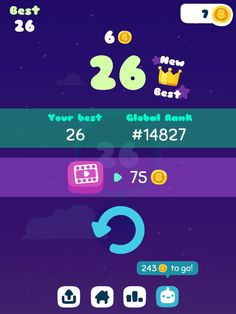
#> input picture lab1/input/test.jpg, 236 x 314 px
$ python lab1.py
#> lines starting #> are read from the running program, lines starting #| are printed output that depends on the picture; after the words box and inside, x2 and y2 are one past the last pixel; in counts of white or black regions, pixels touching at a corner belong together; long printed decimals are rounded
import matplotlib.patches as mpatches
from matplotlib import pyplot as plt
from scipy import ndimage as ndi
from skimage import io, color, feature, img_as_uint
from skimage.measure import label, regionprops
import os
import itertools

basedir = os.path.abspath(os.path.dirname(__file__))

INPUT_DIR = os.path.join(basedir, 'input')
OUTPUT_DIR = os.path.join(basedir, 'output')


def find_row(dict, name, th):
    # sort the input seq
    sorted_y = sorted(dict.items(), key=lambda x: x[1])
    input = []
    for k, v in sorted_y:
        input.append(v)

    res = []
    count = 0

    for i in range(0, len(input) - 1):

        # if two points coord difference is less than the threshold
        if abs(input[i] - input[i + 1]) < th:
            if input[i] not in res:
                res.append(input[i])
            res.append(input[i + 1])
            if i == (len(input) - 2):
                if len(res) > 1:
                    print("Следующие точки по оси " + str(name) + " лежат примерно на одной прямой:")
                    for el in res:
                        for k in dict.keys():
                            if dict[k] == el:
                                print("[" + str(k) + "] ", el)
                    count+=1
        else:
            if len(res) > 1:
                print("Следующие точки по оси " + str(name) + " лежат примерно на одной прямой:")
                for el in res:
                    for k in dict.keys():
                        if dict[k] == el:
                            print("[" + str(k) + "] ", el)
                count += 1
            res = []
    return count

if __name__ == '__main__':
    # input image as array of bytes
    input_image = io.imread(os.path.join(INPUT_DIR, 'test.jpg'))
#> input_image is the input picture: shape (314, 236, 3); mean R, G, B 67.6, 55.5, 124.5
    # input_image = io.imread(os.path.join(INPUT_DIR, 'phone.jpg'))

    # convert image from rgb to gray
    image_gray = color.rgb2gray(input_image)
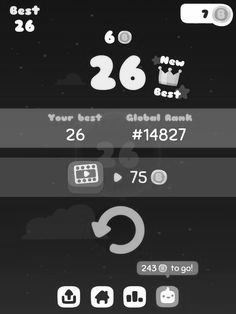
#> image_gray: shape (314, 236) float64; min 0.00396, max 1, mean 0.247

    # save the gray copy of image into a file
    io.imsave(os.path.join(OUTPUT_DIR, 'rgb2gray.jpg'), image_gray)

    # find edges using Canny algorithm
    # edges_canny = feature.canny(image_gray, sigma=2.9)  # for phone.jpg
    edges_canny = feature.canny(image_gray, sigma=5.2)  # for phone.jpg
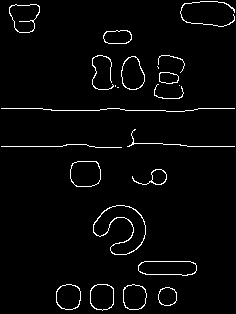
#> edges_canny: shape (314, 236) bool; 2.9% white in thin lines or dots

    # filled edges using mathematical morphology
    edges2 = ndi.binary_fill_holes(edges_canny)
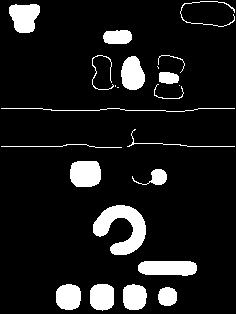
#> edges2: shape (314, 236) bool; 10.5% white; 23 white regions (4 under 20 px), largest, box (x1, y1, x2, y2) and area: (93, 205, 146, 255) 1390, (138, 261, 197, 276) 787, (70, 161, 101, 187) 723

    # saving iamge
    io.imsave(os.path.join(OUTPUT_DIR, 'canny.jpg'), img_as_uint(edges_canny))
    io.imsave(os.path.join(OUTPUT_DIR, 'detected.jpg'), img_as_uint(edges2))

    io.imshow(edges_canny)
    io.show()

    io.imshow(edges2)
    io.show()

    # segment an image with image labelling
    label_image = label(edges2)
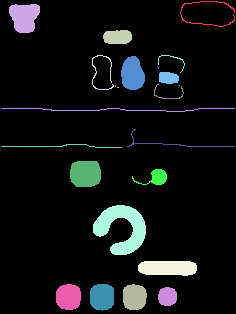
#> label_image: shape (314, 236) int32; 24 distinct labels, from 0 to 23; one colour per label, 0 black

    # create plot for result
    fig, ax = plt.subplots(figsize=(10, 6))
    ax.imshow(edges_canny, cmap=plt.cm.gray)
    ax.set_title('Detected Objects')

    control_points = []

    coord_y = {}
    coord_x = {}

    i = 1

    # find regions and center of each region after image labelling
    for region in regionprops(label_image):

        # take regions with large enough areas
        if region.area >= 150:
            # draw rectangle around segmented objects
            minr, minc, maxr, maxc = region.bbox
            rect = mpatches.Rectangle((minc, minr), maxc - minc, maxr - minr,
                                      fill=False, edgecolor='white', linewidth=2)

            ax.add_patch(rect)

            # find center points in segmented objects
            y0, x0 = region.centroid
            coord_y[i] = y0
            coord_x[i] = x0

            ax.plot(x0, y0, 'ws', markersize=6)
            ax.text(x0, y0, str(i), fontsize=12, color="red")
            control_points.append((x0, y0))

            print("[%s] x0: %s y0: %s" % (i, x0, y0,))
            i += 1
#> this loop made 23 passes
#> (minr, minc, maxr, maxc, y0, x0) on passes 2, 3, 6, 8, 13, 16, 17, 18, 19, 20, 21, 22: (4, 9, 33, 40, 16.65, 23.98), (30, 103, 44, 132, 36.66, 117.2), (56, 121, 90, 145, 73.53, 132.1), (72, 159, 84, 179, 77.49, 168), (108, 1, 112, 235, 109.2, 117.2), (161, 70, 187, 101, 173.3, 85.03), (169, 132, 185, 167, 177.1, 156.2), (205, 93, 255, 146, 227.6, 121.6), (261, 138, 276, 197, 267.6, 167.4), (284, 56, 310, 81, 296.5, 68.07), (284, 90, 311, 114, 296.5, 101.6), (284, 123, 310, 147, 296.7, 134.1)
#| [1] x0: 23.977 y0: 16.647
#| [2] x0: 117.223 y0: 36.665
#| [3] x0: 132.113 y0: 73.530
#| [4] x0: 168.0 y0: 77.493
#| [5] x0: 117.217 y0: 109.191
#| [6] x0: 85.030 y0: 173.292
#| [7] x0: 156.241 y0: 177.066
#| [8] x0: 121.637 y0: 227.645
#> (further printed lines are left out)
#> after the loop, control_points = [(23.98, 16.65), (117.2, 36.66), (132.1, 73.53), (168, 77.49), (117.2, 109.2), (85.03, 173.3), (156.2, 177.1), (121.6, 227.6), (167.4, 267.6), (68.07, 296.5), (101.6, 296.5), (134.1, 296.7), (167.1, 296.1)]; coord_x = 13 items; coord_y = 13 items; i = 14

    # interface analysis
    x_koef = find_row(coord_x, "x", 5)
#> in find_row, `sorted_y = sorted(dict.items(), key=lambda x: x[1])`: sorted_y = [(1, 23.98), (10, 68.07), (6, 85.03), (11, 101.6), (5, 117.2), (2, 117.2), (8, 121.6), (3, 132.1), (12, 134.1), (7, 156.2), (13, 167.1), (9, 167.4), (4, 168)]
#> the loop in find_row, `for k, v in sorted_y:` made 13 passes
#> after the loop in find_row, `for k, v in sorted_y:`: input = [23.98, 68.07, 85.03, 101.6, 117.2, 117.2, 121.6, 132.1, 134.1, 156.2, 167.1, 167.4, 168]
#> the loop in find_row, `for i in range(0, len(input) - 1):` made 12 passes
#| Следующие точки по оси x лежат примерно на одной прямой:
#| [5]  117.217
#| [2]  117.223
#| [8]  121.637
#| Следующие точки по оси x лежат примерно на одной прямой:
#| [3]  132.113
#| [12]  134.059
#| Следующие точки по оси x лежат примерно на одной прямой:
#| [13]  167.070
#| [9]  167.363
#> (further printed lines are left out)
#> after the loop in find_row, `for i in range(0, len(input) - 1):`: count = 3
#> x_koef = 3
    y_koef = find_row(coord_y, "y", 5)
#> the loop in find_row (call 2), `for k, v in sorted_y:` made 13 passes
#> (k, v) on passes 1 to 12: (1, 16.65), (2, 36.66), (3, 73.53), (4, 77.49), (5, 109.2), (6, 173.3), (7, 177.1), (8, 227.6), (9, 267.6), (13, 296.1), (11, 296.5), (10, 296.5)
#> v on pass 13: 296.7
#> the loop in find_row (call 2), `for i in range(0, len(input) - 1):` made 12 passes
#| Следующие точки по оси y лежат примерно на одной прямой:
#| [3]  73.530
#| [4]  77.493
#| Следующие точки по оси y лежат примерно на одной прямой:
#| [6]  173.292
#| [7]  177.066
#| Следующие точки по оси y лежат примерно на одной прямой:
#| [13]  296.137
#| [11]  296.514
#| [10]  296.533
#> (further printed lines are left out)
#> y_koef = 3

    if x_koef + y_koef > 7:
        print('Хороший интерфейс. Соответствует принципам Гештальта')
    else:
        print('Плохой интерфейс. Не соответствует принципам Гештальта')

    # set axis off
    ax.set_axis_off()
    plt.tight_layout()
    plt.show()
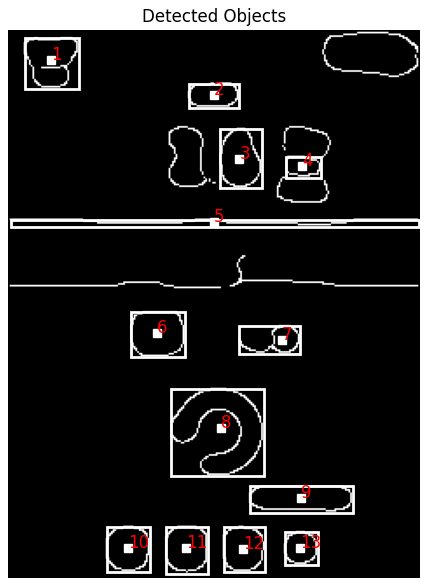
#> figure drawn by matplotlib, 1 panel
